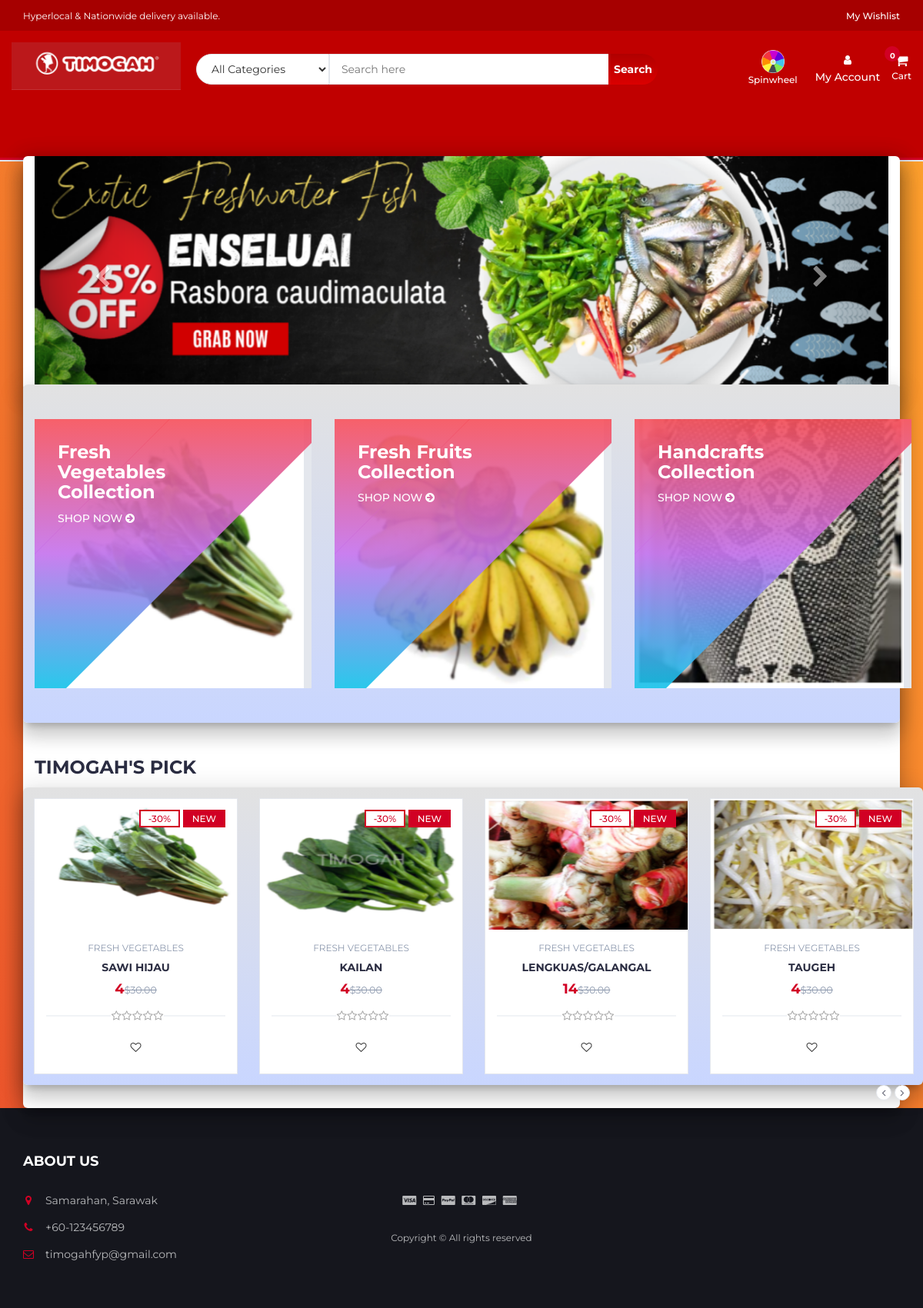
The page / on the database its author committed.
### tables this page shows
CREATE TABLE `products` (
  `product_id` int(100) NOT NULL,
  `product_cat` int(100) NOT NULL,
  `product_brand` int(100) NOT NULL,
  `product_title` varchar(255) NOT NULL,
  `product_price` int(100) NOT NULL,
  `product_desc` text NOT NULL,
  `product_image` text NOT NULL,
  `product_keywords` text NOT NULL
);

CREATE TABLE `categories` (
  `cat_id` int(100) NOT NULL,
  `cat_title` text NOT NULL
);

### index.php (called while the page is built)
<?php
include "header.php";
include "body.php";
include "footer.php";
?>

### body.php (the view, shortened to what this page needs)
   <div class="main main-raised">
        <div class="container mainn-raised" style="width:100%;">
  <div id="myCarousel" class="carousel slide" data-ride="carousel">
    <div class="carousel-inner">
      <div class="item active">
        <img src="img/banner1.png" alt="banner1" style="width:100%;">
      </div>
    </div>
    <a class="left carousel-control _26sdfg" href="#myCarousel" data-slide="prev">
      <span class="glyphicon glyphicon-chevron-left"></span>
    </a>
    <a class="right carousel-control _26sdfg" href="#myCarousel" data-slide="next">
      <span class="glyphicon glyphicon-chevron-right"></span>
    </a>
  </div>
</div>
		<div class="section mainn mainn-raised">
			<div class="container">
				<div class="row">
					<div class="col-md-4 col-xs-6">
						<a href="product.php?p=1"><div class="shop">
							<div class="shop-img">
								<img src="product_images/vegi1.png" alt="vegetables" style="width: 350px; height: 350px;">
							</div>
							<div class="shop-body">
								<h3>Fresh Vegetables<br>Collection</h3>
								<a href="product.php?p=1" class="cta-btn">Shop now <i class="fa fa-arrow-circle-right"></i></a>
							</div>
						</div></a>
					</div>
					<div class="col-md-4 col-xs-6">
						<a href="product.php?p=5"><div class="shop">
							<div class="shop-img">
								<img src="product_images/fruit1.png" alt="fruits" style="width: 350px; height: 350px;">
							</div>
							<div class="shop-body">
								<h3>Fresh Fruits<br>Collection</h3>
								<a href="product.php?p=5" class="cta-btn">Shop now <i class="fa fa-arrow-circle-right"></i></a>
							</div>
						</div></a>
					</div>
					<div class="col-md-4 col-xs-6">
						<a href="product.php?p=7"><div class="shop">
							<div class="shop-img">
								<img src="product_images/handi1.png" alt="handcrafts" style="width: 350px; height: 350px;">
							</div>
							<div class="shop-body">
								<h3>Handcrafts<br>Collection</h3>
								<a href="product.php?p=7" class="cta-btn">Shop now <i class="fa fa-arrow-circle-right"></i></a>
							</div>
                            </div></a>
					</div>
				</div>
			</div>
		</div>
		<div class="section">
			<div class="container">
				<div class="row">
					<div class="col-md-12">
						<div class="section-title">
							<h3 class="title">Timogah's Pick</h3>
							<br><br>
						</div>
					</div>
					<div class="col-md-12 mainn mainn-raised">
						<div class="row">
							<div class="products-tabs">
								<div id="tab1" class="tab-pane active">
									<div class="products-slick" data-nav="#slick-nav-1" >
									<?php
                    include 'db.php';
					$product_query = "SELECT * FROM products,categories WHERE product_cat=cat_id AND product_id BETWEEN 1 AND 8";
                $run_query = mysqli_query($con,$product_query);
                if(mysqli_num_rows($run_query) > 0){
                    while($row = mysqli_fetch_array($run_query)){
                        $pro_id    = $row['product_id'];
                        $pro_title = $row['product_title'];
                        $pro_price = $row['product_price'];
                        $pro_image = $row['product_image'];
                        $cat_name = $row["cat_title"];
                        echo "
								<div class='product'>
									<a href='product.php?p=$pro_id'><div class='product-img'>
										<img src='product_images/$pro_image' style='max-height: 170px;' alt=''>
										<div class='product-label'>
											<span class='sale'>-30%</span>
											<span class='new'>NEW</span>
										</div>
									</div></a>
									<div class='product-body'>
										<p class='product-category'>$cat_name</p>
										<h3 class='product-name header-cart-item-name'><a href='product.php?p=$pro_id'>$pro_title</a></h3>
										<h4 class='product-price header-cart-item-info'>$pro_price<del class='product-old-price'>$30.00</del></h4>
										<div class='product-rating'>";
										$rating_query = "SELECT ROUND(AVG(rating),1) AS avg_rating  FROM reviews WHERE product_id='$pro_id '";
										$run_review_query = mysqli_query($con,$rating_query);
										$review_row = mysqli_fetch_array($run_review_query);
										if($review_row > 0){
											$avg_count=$review_row["avg_rating"];
												$i=1;
												while($i <= 5-round($avg_count)){
													$i++;
													echo'
													<i class="fa fa-star-o empty"></i>';
												}
										}
										echo "</div>
										<div class='product-btns'>
											<button pid='$pro_id' id='wishlist' class='add-to-wishlist'><i class='fa fa-heart-o'></i><span class='tooltipp'>add to wishlist</span></button>
										</div>
									</div>
									<div class='add-to-cart'>
										<button pid='$pro_id' id='product' class='add-to-cart-btn block2-btn-towishlist' href='#'><i class='fa fa-shopping-cart'></i> add to cart</button>
									</div>
								</div>
			";
		}
}
?>
									</div>
									<div id="slick-nav-1" class="products-slick-nav"></div>
								</div>
							</div>
						</div>
					</div>
				</div>
			</div>
		</div>
</div>

### header.php (shortened to what this page needs)
<!DOCTYPE html>
<html lang="en">
	<head>
		<link type="text/css" rel="stylesheet" href="css/bootstrap.min.css"/>
		<link type="text/css" rel="stylesheet" href="css/slick.css"/>
		<link type="text/css" rel="stylesheet" href="css/slick-theme.css"/>
		<link type="text/css" rel="stylesheet" href="css/nouislider.min.css"/>
		<link rel="stylesheet" href="css/font-awesome.min.css">
		<link type="text/css" rel="stylesheet" href="css/style.css"/>
		<link type="text/css" rel="stylesheet" href="css/accountbtn.css"/>
    </head>
	<body>
		<header>
			<div id="top-header">
				<div class="container">
					<ul class="header-links pull-left">
						<li class="left">Hyperlocal & Nationwide delivery available.</li>
					</ul>
					<ul class="header-links pull-right">
						<li>
							<div>
								<a href="wishlist.php">
									<span>My Wishlist</span>
								</a>
							</div>
						</li>
					</ul>
				</div>
			</div>
<div id="header">
    <div class="container">
        <div class="row">
            <div class="header-logo">
				<a class="logo" href="index.php">
					<img src="img/timogah.png" />
				</a>
			</div>
            <div class="header-search">
                <form onsubmit="return false">
                    <select class="input-select">
                        <option value="0">All Categories</option>
                    </select>
                    <input class="input" id="search" type="text" placeholder="Search here">
                    <button id="search_btn" class="search-btn">Search</button>
                </form>
            </div>
            <div class="header-ctn">
                <div class="spinwheelIcon">
                    <a href="spinwheel.php">
                        <img src="img/spinwheel.png" />
                        <div>Spinwheel</div>
                    </a>
                </div>
<div>
    <?php
        include "db.php";
        if(isset($_SESSION["uid"])){
            $sql = "SELECT first_name FROM user_info WHERE user_id='$_SESSION[uid]'";
            $query = mysqli_query($con,$sql);
            $row=mysqli_fetch_array($query);
            echo '
            <div class="dropdownn">
                <a href="#" class="dropdownn-toggle" data-toggle="modal" data-target="#myModal">
                    <i class="fa fa-user-o"></i> HI '.$row["first_name"].'
                </a>
                <div class="userdropdown">
                    <a href="myorders.php"><i class="fa fa-shopping-basket" aria-hidden="true"></i>My Order</a>
                    <a href="edit_profile.php"><i class="fa fa-user-circle" aria-hidden="true"></i>My Profile</a>
                    <a href="logout.php"><i class="fa fa-sign-in" aria-hidden="true"></i>Log out</a>
                </div>
            </div>';
        }else{
            echo '
            <div class="dropdownn">
                <a href="#" class="dropdownn-toggle" data-toggle="modal" data-target="#myModal">
                    <div class="icon-container">
                        <i class="fa fa-user"></i>
                        <span>My Account</span>
                    </div>
                </a>
                <div class="userdropdown">
                    <a href="admin/login.php"><i class="fa fa-user" aria-hidden="true"></i>Admin</a>
                    <a href="signin_form.php"><i class="fa fa-sign-in" aria-hidden="true"></i>Login</a>
                    <a href="signup_form.php"><i class="fa fa-user-plus" aria-hidden="true"></i>Register</a>
                </div>
            </div>';
        }
		?>
	</div>
                <div class="dropdown">
                    <a href="cart.php" style="width:100%;">
                        <i class="fa fa-shopping-cart"></i>
                        <span>Cart</span>
                        <div class="badge qty">0</div>
                    </a>
                </div>
            </div>
        </div>
    </div>
		</header>

### footer.php (shortened to what this page needs)
<footer id="footer">
			<footer id="footer">
    <div class="section">
        <div class="container">
            <div class="row">
                <div class="col-md-3 col-xs-6">
                    <div class="footer">
                        <h3 class="footer-title">About Us</h3>
                        <ul class="footer-links">
                            <li><i class="fa fa-map-marker"></i>Samarahan, Sarawak</li>
                            <li><i class="fa fa-phone"></i>+60-123456789</li>
                            <li><i class="fa fa-envelope-o"></i>timogahfyp@gmail.com</li>
                        </ul>
                    </div>
                </div>
                <div class="col-md-6 text-center" style="margin-top:80px;">
                    <ul class="footer-payments">
                        <li><i class="fa fa-cc-visa"></i></li>
                        <li><i class="fa fa-credit-card"></i></li>
                        <li><i class="fa fa-cc-paypal"></i></li>
                        <li><i class="fa fa-cc-mastercard"></i></li>
                        <li><i class="fa fa-cc-discover"></i></li>
                        <li><i class="fa fa-cc-amex"></i></li>
                    </ul>
                    <span class="copyright">
                        Copyright &copy; All rights reserved
                    </span>
                </div>
            </div>
        </div>
</footer>
		</footer>

### css/accountbtn.css (style rules this page uses)
.dropdownn { position: relative; display: inline-block; }

### header.php (style rules this page uses)
.mainn-raised { margin: -7px 0px 0px; border-radius: 6px; box-shadow: 0 16px 24px 2px rgba(0, 0, 0, 0.14), 0 6px 30px 5px rgba(0, 0, 0, 0.12), 0 8px 10px -5px rgba(0, 0, 0, 0.2); }
.glyphicon { display: inline-block; font: normal normal normal 14px/1 FontAwesome; font-size: inherit; text-rendering: auto; -webkit-font-smoothing: antialiased; -moz-osx-font-smoothing: grayscale; }
.glyphicon-chevron-left:before { content:"\f053" }
.glyphicon-chevron-right:before { content:"\f054" }

### rows shown on the page
products: product_image (picture), categories.cat_title "FRESH VEGETABLES", product_title "SAWI HIJAU", product_price "4"
products: product_image (picture), categories.cat_title "FRESH VEGETABLES", product_title "KAILAN", product_price "4"
products: product_image (picture), categories.cat_title "FRESH VEGETABLES", product_title "LENGKUAS/GALANGAL", product_price "14"
products: product_image (picture), categories.cat_title "FRESH VEGETABLES", product_title "TAUGEH", product_price "4"
